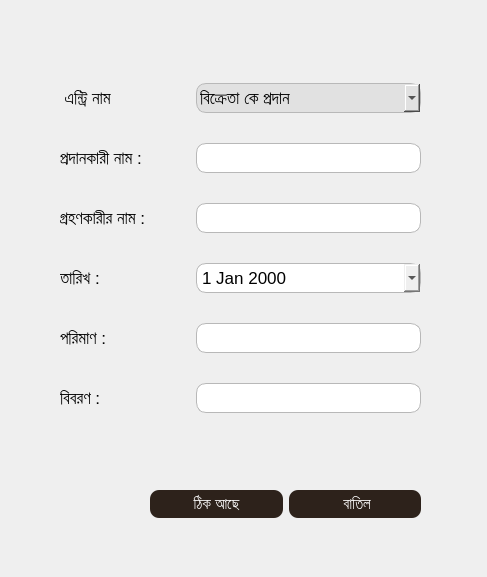
<?xml version="1.0" encoding="UTF-8"?>
<ui version="4.0">
 <class>CostEntry</class>
 <widget class="QDialog" name="CostEntry">
  <property name="geometry">
   <rect>
    <x>0</x>
    <y>0</y>
    <width>487</width>
    <height>577</height>
   </rect>
  </property>
  <property name="cursor">
   <cursorShape>PointingHandCursor</cursorShape>
  </property>
  <property name="windowTitle">
   <string>Dialog</string>
  </property>
  <property name="styleSheet">
   <string notr="true">QLineEdit, QDateEdit{ border-radius:10px;
border:1px solid #B8B8B8;
 padding:3px;}
QPushButton{background-color:#2D221B;
                                        color:white;
                                        padding:5px 12px;
                                        border-radius:9px;}
 QComboBox{border-radius:10px;background:#E1E1E1;border:1px solid #B8B8B8; padding:3px;}</string>
  </property>
  <widget class="QWidget" name="layoutWidget">
   <property name="geometry">
    <rect>
     <x>150</x>
     <y>470</y>
     <width>271</width>
     <height>68</height>
    </rect>
   </property>
   <layout class="QGridLayout" name="gridLayout_2">
    <item row="0" column="1">
     <widget class="QPushButton" name="cancelBtn">
      <property name="font">
       <font>
        <family>Arial</family>
        <pointsize>11</pointsize>
       </font>
      </property>
      <property name="text">
       <string> বাতিল</string>
      </property>
     </widget>
    </item>
    <item row="0" column="0">
     <widget class="QPushButton" name="addBtn">
      <property name="font">
       <font>
        <family>Arial</family>
        <pointsize>11</pointsize>
       </font>
      </property>
      <property name="text">
       <string>ঠিক আছে</string>
      </property>
     </widget>
    </item>
   </layout>
  </widget>
  <widget class="QWidget" name="">
   <property name="geometry">
    <rect>
     <x>60</x>
     <y>59</y>
     <width>361</width>
     <height>381</height>
    </rect>
   </property>
   <layout class="QGridLayout" name="gridLayout">
    <item row="0" column="0">
     <widget class="QLabel" name="label_3">
      <property name="minimumSize">
       <size>
        <width>130</width>
        <height>0</height>
       </size>
      </property>
      <property name="font">
       <font>
        <family>Arial</family>
        <pointsize>13</pointsize>
       </font>
      </property>
      <property name="text">
       <string> এন্ট্রি নাম</string>
      </property>
     </widget>
    </item>
    <item row="0" column="1">
     <widget class="QComboBox" name="entryName">
      <property name="enabled">
       <bool>true</bool>
      </property>
      <property name="minimumSize">
       <size>
        <width>210</width>
        <height>0</height>
       </size>
      </property>
      <property name="font">
       <font>
        <family>Arial</family>
        <pointsize>13</pointsize>
       </font>
      </property>
      <property name="cursor">
       <cursorShape>PointingHandCursor</cursorShape>
      </property>
      <property name="contextMenuPolicy">
       <enum>Qt::DefaultContextMenu</enum>
      </property>
      <property name="layoutDirection">
       <enum>Qt::LeftToRight</enum>
      </property>
      <property name="autoFillBackground">
       <bool>false</bool>
      </property>
      <property name="styleSheet">
       <string notr="true"/>
      </property>
      <property name="inputMethodHints">
       <set>Qt::ImhNone</set>
      </property>
      <property name="iconSize">
       <size>
        <width>24</width>
        <height>24</height>
       </size>
      </property>
      <property name="frame">
       <bool>true</bool>
      </property>
      <item>
       <property name="text">
        <string>বিক্রেতা কে প্রদান</string>
       </property>
      </item>
      <item>
       <property name="text">
        <string>ক্রেতা থেকে গ্রহণ</string>
       </property>
      </item>
      <item>
       <property name="text">
        <string>মুনাফা উত্তোলন</string>
       </property>
      </item>
      <item>
       <property name="text">
        <string>মূলধন জমা</string>
       </property>
      </item>
      <item>
       <property name="text">
        <string>ঋণ গ্রহণ</string>
       </property>
      </item>
      <item>
       <property name="text">
        <string>ঋণ পরিশোধ</string>
       </property>
      </item>
      <item>
       <property name="text">
        <string>বেতন / মজুরি প্রদান</string>
       </property>
      </item>
      <item>
       <property name="text">
        <string>অফিস খরচ</string>
       </property>
      </item>
      <item>
       <property name="text">
        <string>মসজিদ/মাদ্রাসা</string>
       </property>
      </item>
      <item>
       <property name="text">
        <string>সমিতি</string>
       </property>
      </item>
      <item>
       <property name="text">
        <string>অন্যান্য খরচ(ভাউচার)</string>
       </property>
      </item>
      <item>
       <property name="text">
        <string>ঋণ প্রদান</string>
       </property>
      </item>
      <item>
       <property name="text">
        <string>প্রদেয় ঋণ গ্রহণ</string>
       </property>
      </item>
     </widget>
    </item>
    <item row="1" column="0">
     <widget class="QLabel" name="label_4">
      <property name="minimumSize">
       <size>
        <width>130</width>
        <height>0</height>
       </size>
      </property>
      <property name="font">
       <font>
        <family>Arial</family>
        <pointsize>13</pointsize>
       </font>
      </property>
      <property name="text">
       <string>প্রদানকারী নাম :</string>
      </property>
     </widget>
    </item>
    <item row="1" column="1">
     <widget class="QLineEdit" name="payerName">
      <property name="minimumSize">
       <size>
        <width>200</width>
        <height>0</height>
       </size>
      </property>
      <property name="font">
       <font>
        <family>Arial</family>
        <pointsize>13</pointsize>
       </font>
      </property>
     </widget>
    </item>
    <item row="2" column="0">
     <widget class="QLabel" name="label_5">
      <property name="minimumSize">
       <size>
        <width>130</width>
        <height>0</height>
       </size>
      </property>
      <property name="font">
       <font>
        <family>Arial</family>
        <pointsize>13</pointsize>
       </font>
      </property>
      <property name="text">
       <string>গ্রহণকারীর নাম :</string>
      </property>
     </widget>
    </item>
    <item row="2" column="1">
     <widget class="QLineEdit" name="receiverName">
      <property name="minimumSize">
       <size>
        <width>200</width>
        <height>0</height>
       </size>
      </property>
      <property name="font">
       <font>
        <family>Arial</family>
        <pointsize>13</pointsize>
       </font>
      </property>
     </widget>
    </item>
    <item row="3" column="0">
     <widget class="QLabel" name="label_7">
      <property name="minimumSize">
       <size>
        <width>130</width>
        <height>0</height>
       </size>
      </property>
      <property name="font">
       <font>
        <family>Arial</family>
        <pointsize>13</pointsize>
       </font>
      </property>
      <property name="text">
       <string>তারিখ :</string>
      </property>
     </widget>
    </item>
    <item row="3" column="1">
     <widget class="QDateEdit" name="entryDate">
      <property name="font">
       <font>
        <family>Arial</family>
        <pointsize>13</pointsize>
       </font>
      </property>
      <property name="calendarPopup">
       <bool>true</bool>
      </property>
     </widget>
    </item>
    <item row="4" column="0">
     <widget class="QLabel" name="label_8">
      <property name="minimumSize">
       <size>
        <width>130</width>
        <height>0</height>
       </size>
      </property>
      <property name="font">
       <font>
        <family>Arial</family>
        <pointsize>13</pointsize>
       </font>
      </property>
      <property name="text">
       <string>পরিমাণ :</string>
      </property>
     </widget>
    </item>
    <item row="4" column="1">
     <widget class="QLineEdit" name="amount">
      <property name="minimumSize">
       <size>
        <width>200</width>
        <height>0</height>
       </size>
      </property>
      <property name="font">
       <font>
        <family>Arial</family>
        <pointsize>13</pointsize>
       </font>
      </property>
     </widget>
    </item>
    <item row="5" column="0">
     <widget class="QLabel" name="label_9">
      <property name="minimumSize">
       <size>
        <width>130</width>
        <height>0</height>
       </size>
      </property>
      <property name="font">
       <font>
        <family>Arial</family>
        <pointsize>13</pointsize>
       </font>
      </property>
      <property name="text">
       <string>বিবরণ :</string>
      </property>
     </widget>
    </item>
    <item row="5" column="1">
     <widget class="QLineEdit" name="description">
      <property name="minimumSize">
       <size>
        <width>200</width>
        <height>0</height>
       </size>
      </property>
      <property name="font">
       <font>
        <family>Arial</family>
        <pointsize>13</pointsize>
       </font>
      </property>
     </widget>
    </item>
   </layout>
  </widget>
 </widget>
 <resources/>
 <connections/>
</ui>
